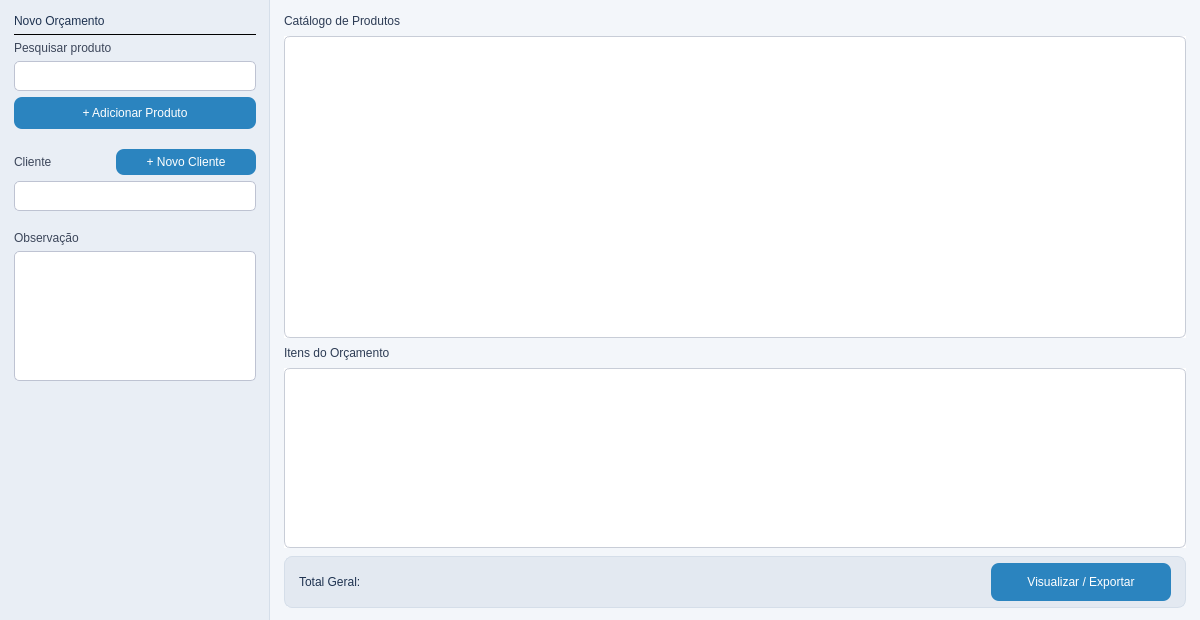
<?xml version="1.0" encoding="UTF-8"?>
<ui version="4.0">
 <class>JanelaOrcamento</class>
 <widget class="QWidget" name="JanelaOrcamento">
  <property name="geometry">
   <rect>
    <x>0</x>
    <y>0</y>
    <width>1200</width>
    <height>620</height>
   </rect>
  </property>
  <property name="minimumSize">
   <size>
    <width>1000</width>
    <height>560</height>
   </size>
  </property>
  <property name="windowTitle">
   <string>Orçamento</string>
  </property>
  <property name="styleSheet">
   <string notr="true">
#JanelaOrcamento {
  background-color: #f3f6fa;
}
QPushButton {
  background-color: rgb(43, 132, 191);
  color: rgb(255, 255, 255);
  font: 600 10pt &quot;Segoe UI&quot;;
  border-radius: 8px;
}
QPushButton:hover {
  background-color: rgb(13, 92, 161);
}
QPushButton:pressed {
  background-color: rgb(153, 193, 241);
}
QLineEdit, QTextEdit {
  background-color: white;
  border: 1px solid rgb(190, 195, 210);
  border-radius: 5px;
  padding: 3px 6px;
  font: 10pt &quot;Segoe UI&quot;;
}
QLineEdit:focus, QTextEdit:focus {
  border-color: rgb(43, 132, 191);
}
QTableView {
  background-color: white;
  border: 1px solid rgb(200, 205, 215);
  border-radius: 6px;
  gridline-color: rgb(230, 232, 238);
  selection-background-color: rgb(210, 228, 248);
  selection-color: rgb(30, 50, 80);
}
QHeaderView::section {
  background-color: #eaf0f7;
  color: #1e3a5f;
  font-weight: 700;
  border: none;
  border-right: 1px solid #d5dee9;
  border-bottom: 2px solid #2b84bf;
  padding: 6px 8px;
}
   </string>
  </property>
  <layout class="QHBoxLayout" name="mainHLayout">
   <property name="spacing">
    <number>0</number>
   </property>
   <property name="leftMargin">
    <number>0</number>
   </property>
   <property name="topMargin">
    <number>0</number>
   </property>
   <property name="rightMargin">
    <number>0</number>
   </property>
   <property name="bottomMargin">
    <number>0</number>
   </property>
   <item>
    <widget class="QFrame" name="leftPanel">
     <property name="minimumSize">
      <size>
       <width>270</width>
       <height>0</height>
      </size>
     </property>
     <property name="maximumSize">
      <size>
       <width>270</width>
       <height>16777215</height>
      </size>
     </property>
     <property name="styleSheet">
      <string notr="true">
#leftPanel {
  background-color: #e9eef5;
  border-right: 1px solid #d5dee9;
}
      </string>
     </property>
     <property name="frameShape">
      <enum>QFrame::Shape::NoFrame</enum>
     </property>
     <layout class="QVBoxLayout" name="leftVLayout">
      <property name="spacing">
       <number>6</number>
      </property>
      <property name="leftMargin">
       <number>14</number>
      </property>
      <property name="topMargin">
       <number>14</number>
      </property>
      <property name="rightMargin">
       <number>14</number>
      </property>
      <property name="bottomMargin">
       <number>14</number>
      </property>
      <item>
       <widget class="QLabel" name="label_11">
        <property name="styleSheet">
         <string notr="true">font: 700 11pt &quot;Segoe UI&quot;; color: rgb(30, 50, 80);</string>
        </property>
        <property name="text">
         <string>Novo Orçamento</string>
        </property>
       </widget>
      </item>
      <item>
       <widget class="QFrame" name="sep1">
        <property name="maximumSize">
         <size>
          <width>16777215</width>
          <height>1</height>
         </size>
        </property>
        <property name="styleSheet">
         <string notr="true">background-color: #d5dee9;</string>
        </property>
        <property name="frameShape">
         <enum>QFrame::Shape::HLine</enum>
        </property>
       </widget>
      </item>
      <item>
       <widget class="QLabel" name="label_7">
        <property name="styleSheet">
         <string notr="true">font: 600 9pt &quot;Segoe UI&quot;; color: rgb(60, 70, 90);</string>
        </property>
        <property name="text">
         <string>Pesquisar produto</string>
        </property>
       </widget>
      </item>
      <item>
       <widget class="CustomLineEdit" name="Ledit_PesquisaProduto">
        <property name="minimumSize">
         <size>
          <width>0</width>
          <height>30</height>
         </size>
        </property>
        <property name="maximumSize">
         <size>
          <width>16777215</width>
          <height>30</height>
         </size>
        </property>
       </widget>
      </item>
      <item>
       <widget class="QPushButton" name="Btn_AddProd">
        <property name="minimumSize">
         <size>
          <width>0</width>
          <height>32</height>
         </size>
        </property>
        <property name="maximumSize">
         <size>
          <width>16777215</width>
          <height>32</height>
         </size>
        </property>
        <property name="text">
         <string>+ Adicionar Produto</string>
        </property>
       </widget>
      </item>
      <item>
       <widget class="QFrame" name="sep2">
        <property name="minimumSize">
         <size>
          <width>0</width>
          <height>8</height>
         </size>
        </property>
        <property name="maximumSize">
         <size>
          <width>16777215</width>
          <height>8</height>
         </size>
        </property>
        <property name="styleSheet">
         <string notr="true">background-color: transparent;</string>
        </property>
        <property name="frameShape">
         <enum>QFrame::Shape::NoFrame</enum>
        </property>
       </widget>
      </item>
      <item>
       <layout class="QHBoxLayout" name="clienteHeaderLayout">
        <property name="spacing">
         <number>6</number>
        </property>
        <item>
         <widget class="QLabel" name="label_6">
          <property name="styleSheet">
           <string notr="true">font: 600 9pt &quot;Segoe UI&quot;; color: rgb(60, 70, 90);</string>
          </property>
          <property name="text">
           <string>Cliente</string>
          </property>
         </widget>
        </item>
        <item>
         <spacer name="clienteHeaderSpacer">
          <property name="orientation">
           <enum>Qt::Orientation::Horizontal</enum>
          </property>
          <property name="sizeHint" stdset="0">
           <size>
            <width>40</width>
            <height>20</height>
           </size>
          </property>
         </spacer>
        </item>
        <item>
         <widget class="QPushButton" name="Btn_NovoCliente">
          <property name="sizePolicy">
           <sizepolicy hsizetype="Fixed" vsizetype="Fixed">
            <horstretch>0</horstretch>
            <verstretch>0</verstretch>
           </sizepolicy>
          </property>
          <property name="minimumSize">
           <size>
            <width>140</width>
            <height>26</height>
           </size>
          </property>
          <property name="maximumSize">
           <size>
            <width>140</width>
            <height>26</height>
           </size>
          </property>
          <property name="styleSheet">
           <string notr="true">font: 600 8pt &quot;Segoe UI&quot;;</string>
          </property>
          <property name="text">
           <string>+ Novo Cliente</string>
          </property>
         </widget>
        </item>
       </layout>
      </item>
      <item>
       <widget class="CustomLineEdit" name="Ledit_Cliente">
        <property name="minimumSize">
         <size>
          <width>0</width>
          <height>30</height>
         </size>
        </property>
        <property name="maximumSize">
         <size>
          <width>16777215</width>
          <height>30</height>
         </size>
        </property>
       </widget>
      </item>
      <item>
       <widget class="QFrame" name="sep3">
        <property name="minimumSize">
         <size>
          <width>0</width>
          <height>8</height>
         </size>
        </property>
        <property name="maximumSize">
         <size>
          <width>16777215</width>
          <height>8</height>
         </size>
        </property>
        <property name="styleSheet">
         <string notr="true">background-color: transparent;</string>
        </property>
        <property name="frameShape">
         <enum>QFrame::Shape::NoFrame</enum>
        </property>
       </widget>
      </item>
      <item>
       <widget class="QLabel" name="label_9">
        <property name="styleSheet">
         <string notr="true">font: 600 9pt &quot;Segoe UI&quot;; color: rgb(60, 70, 90);</string>
        </property>
        <property name="text">
         <string>Observação</string>
        </property>
       </widget>
      </item>
      <item>
       <widget class="QTextEdit" name="Tedit_Obs">
        <property name="maximumSize">
         <size>
          <width>16777215</width>
          <height>130</height>
         </size>
        </property>
       </widget>
      </item>
      <item>
       <spacer name="leftBottomSpacer">
        <property name="orientation">
         <enum>Qt::Orientation::Vertical</enum>
        </property>
        <property name="sizeHint" stdset="0">
         <size>
          <width>20</width>
          <height>40</height>
         </size>
        </property>
       </spacer>
      </item>
     </layout>
    </widget>
   </item>
   <item>
    <widget class="QWidget" name="rightContent">
     <layout class="QVBoxLayout" name="rightVLayout">
      <property name="spacing">
       <number>8</number>
      </property>
      <property name="leftMargin">
       <number>14</number>
      </property>
      <property name="topMargin">
       <number>14</number>
      </property>
      <property name="rightMargin">
       <number>14</number>
      </property>
      <property name="bottomMargin">
       <number>12</number>
      </property>
      <item>
       <widget class="QLabel" name="label_10">
        <property name="styleSheet">
         <string notr="true">font: 700 9pt &quot;Segoe UI&quot;; color: rgb(45, 60, 85);</string>
        </property>
        <property name="text">
         <string>Catálogo de Produtos</string>
        </property>
       </widget>
      </item>
      <item>
       <widget class="ProdutoTableView" name="Tview_ProdutosOrcamento">
        <property name="autoFillBackground">
         <bool>true</bool>
        </property>
        <property name="alternatingRowColors">
         <bool>true</bool>
        </property>
        <property name="selectionMode">
         <enum>QAbstractItemView::SelectionMode::SingleSelection</enum>
        </property>
        <property name="selectionBehavior">
         <enum>QAbstractItemView::SelectionBehavior::SelectRows</enum>
        </property>
       </widget>
      </item>
      <item>
       <widget class="QLabel" name="label_8">
        <property name="styleSheet">
         <string notr="true">font: 700 9pt &quot;Segoe UI&quot;; color: rgb(45, 60, 85);</string>
        </property>
        <property name="text">
         <string>Itens do Orçamento</string>
        </property>
       </widget>
      </item>
      <item>
       <widget class="QTableView" name="Tview_ProdutosSelec">
        <property name="minimumSize">
         <size>
          <width>0</width>
          <height>130</height>
         </size>
        </property>
        <property name="maximumSize">
         <size>
          <width>16777215</width>
          <height>180</height>
         </size>
        </property>
        <property name="contextMenuPolicy">
         <enum>Qt::ContextMenuPolicy::CustomContextMenu</enum>
        </property>
        <property name="autoFillBackground">
         <bool>true</bool>
        </property>
        <property name="alternatingRowColors">
         <bool>true</bool>
        </property>
        <property name="selectionMode">
         <enum>QAbstractItemView::SelectionMode::SingleSelection</enum>
        </property>
        <property name="selectionBehavior">
         <enum>QAbstractItemView::SelectionBehavior::SelectRows</enum>
        </property>
        <attribute name="verticalHeaderVisible">
         <bool>false</bool>
        </attribute>
       </widget>
      </item>
      <item>
       <widget class="QFrame" name="footerBar">
        <property name="minimumSize">
         <size>
          <width>0</width>
          <height>52</height>
         </size>
        </property>
        <property name="maximumSize">
         <size>
          <width>16777215</width>
          <height>52</height>
         </size>
        </property>
        <property name="styleSheet">
         <string notr="true">
#footerBar {
  background-color: #e3e9f1;
  border-radius: 8px;
  border: 1px solid #d5dee9;
}
         </string>
        </property>
        <property name="frameShape">
         <enum>QFrame::Shape::StyledPanel</enum>
        </property>
        <layout class="QHBoxLayout" name="footerHLayout">
         <property name="spacing">
          <number>12</number>
         </property>
         <property name="leftMargin">
          <number>14</number>
         </property>
         <property name="topMargin">
          <number>6</number>
         </property>
         <property name="rightMargin">
          <number>14</number>
         </property>
         <property name="bottomMargin">
          <number>6</number>
         </property>
         <item>
          <widget class="QLabel" name="Lbl_TotalGeral">
           <property name="styleSheet">
            <string notr="true">font: 700 12pt &quot;Segoe UI&quot;; color: rgb(30, 50, 80);</string>
           </property>
           <property name="text">
            <string>Total Geral:</string>
           </property>
          </widget>
         </item>
         <item>
          <spacer name="footerSpacer">
           <property name="orientation">
            <enum>Qt::Orientation::Horizontal</enum>
           </property>
           <property name="sizeHint" stdset="0">
            <size>
             <width>40</width>
             <height>20</height>
            </size>
           </property>
          </spacer>
         </item>
         <item>
          <widget class="QPushButton" name="Btn_Terminar">
           <property name="sizePolicy">
            <sizepolicy hsizetype="Fixed" vsizetype="Fixed">
             <horstretch>0</horstretch>
             <verstretch>0</verstretch>
            </sizepolicy>
           </property>
           <property name="minimumSize">
            <size>
             <width>180</width>
             <height>38</height>
            </size>
           </property>
           <property name="maximumSize">
            <size>
             <width>180</width>
             <height>38</height>
            </size>
           </property>
           <property name="text">
            <string>Visualizar / Exportar</string>
           </property>
          </widget>
         </item>
        </layout>
       </widget>
      </item>
     </layout>
    </widget>
   </item>
  </layout>
 </widget>
 <customwidgets>
  <customwidget>
   <class>CustomLineEdit</class>
   <extends>QLineEdit</extends>
   <header>customlineedit.h</header>
  </customwidget>
  <customwidget>
   <class>ProdutoTableView</class>
   <extends>QTableView</extends>
   <header>produtotableview.h</header>
  </customwidget>
 </customwidgets>
 <resources/>
 <connections/>
</ui>
